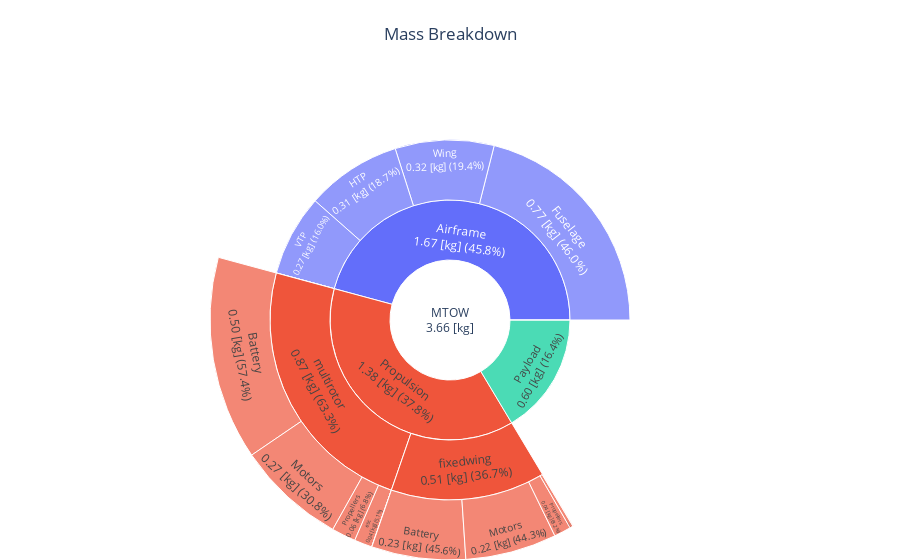

The notebook cell this image was saved under:
### Code cell
fig = mass_breakdown_sun_plot_drone(OUTPUT_FILE)
fig.show()

### Figure 1 — Plotly figure (JSON) as saved in the notebook; plotly's stock layout.template omitted (floating-point values rounded to 4 significant figures)
{"data": [{"branchvalues": "total", "labels": ["MTOW<br>3.66 [kg]", "Payload<br>0.60 [kg] (16.4%)", "Fuel mission<br>0.00 [kg] (0.0%)", "Propulsion<br>1.38 [kg] (37.8%)", "Airframe<br>1.67 [kg] (45.8%)", "multirotor<br>0.87 [kg] (63.3%)", "Propellers<br>0.06 [kg] (6.8%)", "Motors<br>0.27 [kg] (30.8%)", "Gearboxes<br>0.00 [kg] (0.0%)", "esc<br>0.04 [kg] (5.1%)", "Battery<br>0.50 [kg] (57.4%)", "Wires<br>0.00 [kg] (0.0%)", "fixedwing<br>0.51 [kg] (36.7%)", "Propellers<br>0.04 [kg] (8.2%)", "Motors<br>0.22 [kg] (44.3%)", "Gearboxes<br>0.00 [kg] (0.0%)", "esc<br>0.01 [kg] (1.6%)", "Battery<br>0.23 [kg] (45.6%)", "Wires<br>0.00 [kg] (0.2%)", "Body<br>0.00 [kg] (0.0%)", "Arms<br>0.00 [kg] (0.0%)", "Wing<br>0.32 [kg] (19.4%)", "Fuselage<br>0.77 [kg] (46.0%)", "HTP<br>0.31 [kg] (18.7%)", "VTP<br>0.27 [kg] (16.0%)"], "parents": ["", "MTOW<br>3.66 [kg]", "MTOW<br>3.66 [kg]", "MTOW<br>3.66 [kg]", "MTOW<br>3.66 [kg]", "Propulsion<br>1.38 [kg] (37.8%)", "multirotor<br>0.87 [kg] (63.3%)", "multirotor<br>0.87 [kg] (63.3%)", "multirotor<br>0.87 [kg] (63.3%)", "multirotor<br>0.87 [kg] (63.3%)", "multirotor<br>0.87 [kg] (63.3%)", "multirotor<br>0.87 [kg] (63.3%)", "Propulsion<br>1.38 [kg] (37.8%)", "fixedwing<br>0.51 [kg] (36.7%)", "fixedwing<br>0.51 [kg] (36.7%)", "fixedwing<br>0.51 [kg] (36.7%)", "fixedwing<br>0.51 [kg] (36.7%)", "fixedwing<br>0.51 [kg] (36.7%)", "fixedwing<br>0.51 [kg] (36.7%)", "Airframe<br>1.67 [kg] (45.8%)", "Airframe<br>1.67 [kg] (45.8%)", "Airframe<br>1.67 [kg] (45.8%)", "Airframe<br>1.67 [kg] (45.8%)", "Airframe<br>1.67 [kg] (45.8%)", "Airframe<br>1.67 [kg] (45.8%)"], "type": "sunburst", "values": [3.657, 0.6, 0, 1.382, 1.675, 0.875, 0.0595, 0.2692, 0, 0.04439, 0.5019, 0, 0.5075, 0.04169, 0.2248, 0, 0.008074, 0.2317, 0.001252, 0, 0, 0.3246, 0.7699, 0.313, 0.2673]}], "layout": {"autosize": true, "margin": {"b": 0, "l": 0, "r": 0, "t": 80}, "title": {"text": "Mass Breakdown", "x": 0.5}}}
